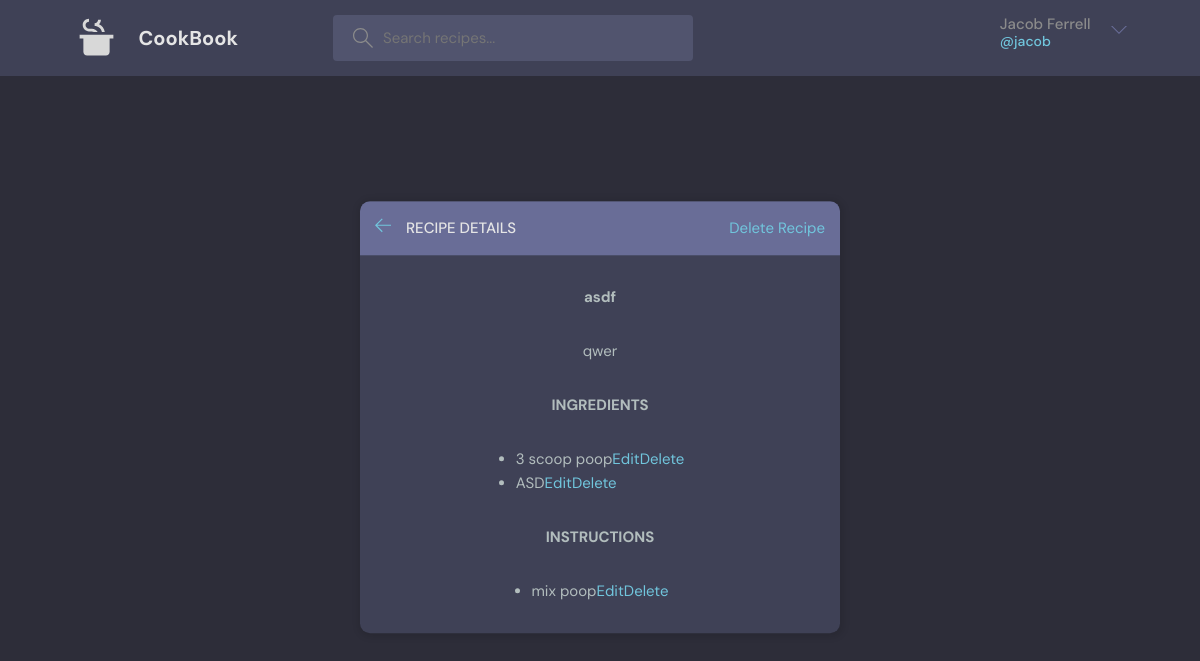
Before: /recipe/18/ (signed in) with the older database file.
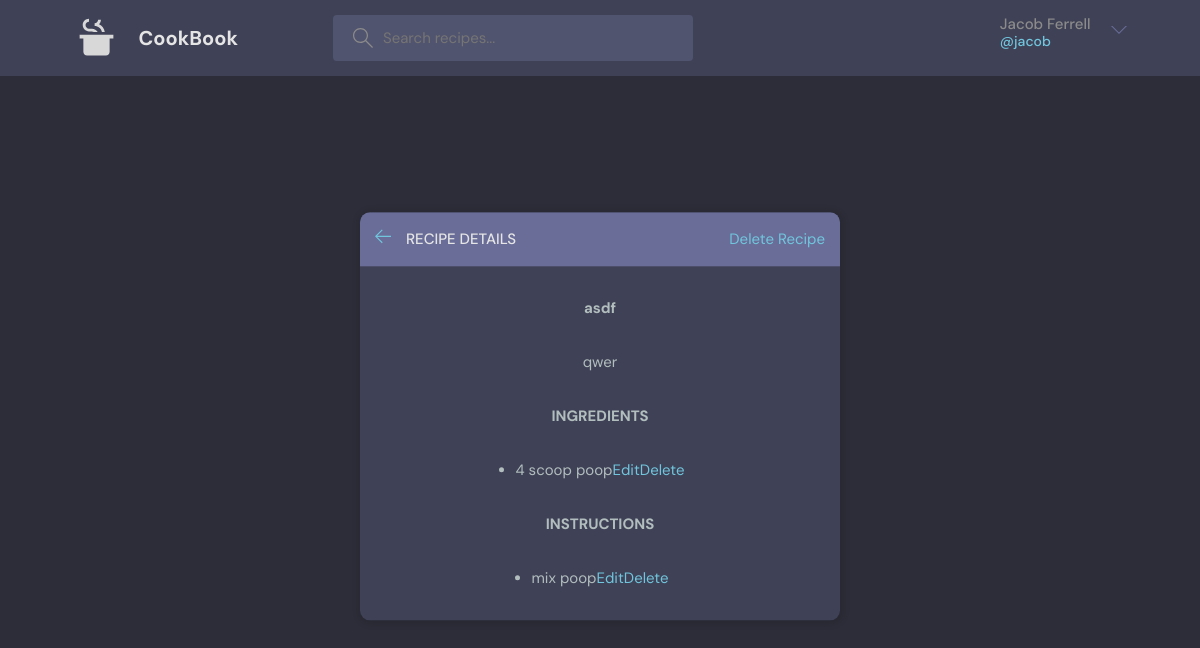
After: the same page with the newer database file.
### recipes/models.py (models this page shows, shortened)
class Ingredient(models.Model):
    recipe = models.ForeignKey(Recipe, on_delete=models.CASCADE)
    text = models.TextField(null=False)
    created_at = models.DateTimeField(auto_now_add=True)
    updated = models.DateTimeField(auto_now=True)

class Instruction(models.Model):
    text = models.TextField(null=False)
    recipe = models.ForeignKey(Recipe, on_delete=models.CASCADE)
    created_at = models.DateTimeField(auto_now_add=True)
    updated = models.DateTimeField(auto_now=True)

### recipes/views.py (the view, shortened to what this page needs)
# urls.py: path('recipe/<str:pk>/', views.recipe, name='recipe'),
def recipe(request, pk):
    is_favorite = False
    if 'recipe' not in pk:
        recipe = Recipe.objects.get(id=pk)
        recipe_dict = {
            'name': recipe.name,
            'description': recipe.description,
            'author': recipe.author,
            'ingredients': Ingredient.objects.filter(recipe=recipe),
            'instructions': Instruction.objects.filter(recipe=recipe)
        }
        recipe = recipe_dict
        type = 'own'
    recipe_id = pk
    context = {'recipe': recipe, 'recipe_id': recipe_id, 'type': type, 'is_favorite': is_favorite}
    return render(request, 'recipes/recipe.html', context)

### recipes/templates/recipes/recipe.html (shortened to what this page needs)
{% extends 'main.html' %}
{% load static %}
{% block content %}
<main class="update-account layout">
  <div class="container">
      <div class="layout__box">
          <div class="layout__boxHeader">
              <div class="layout__boxTitle">
                  <a class="go-back" href="{{request.META.HTTP_REFERER}}">
                      <svg version="1.1" xmlns="http://www.w3.org/2000/svg" width="32" height="32"
                          viewBox="0 0 32 32">
                          <title>arrow-left</title>
                          <path
                              d="M13.723 2.286l-13.723 13.714 13.719 13.714 1.616-1.611-10.96-10.96h27.625v-2.286h-27.625l10.965-10.965-1.616-1.607z">
                          </path>
                      </svg>
                  </a>
                  <h3>Recipe Details</h3>
              </div>
              {% if request.user == recipe.author %}
              <a href="{% url 'delete-recipe' recipe_id %}">Delete Recipe</a>
              {% endif %}
          </div>
          <div class="layout__body">
            {% if type != 'own' %}
            <h1>{{recipe.label}}</h1>
            <img src="{{recipe.images.LARGE.url}}" alt="Recipe Image">
            <div>
              <h1>INGREDIENTS</h1>
              <ul>
                {% for ingredient in recipe.ingredientLines %}
                <li>{{ingredient}}</li>
              {% endfor %}
              </ul>
              <a href="{{recipe.shareAs}}">View Preparation Instructions and Nutrional Info</a>
            </div>
            {% else %}
            <h1>{{recipe.name}}</h1>
            <p>{{recipe.description}}</p>
            <h1>INGREDIENTS</h1>
            <form>
            <ul>
              {% for ingredient in recipe.ingredients %}
                {% if request.user == recipe.author %}
                <li>{{ingredient.text}}<a data-id="{{ingredient.id}}" data-prev="{{ingredient.text}}" data-type="ingredient" href="javascript:void(0)" onclick="editItem(event)">Edit</a><a data-type="ingredient" data-id="{{ingredient.id}}" href="javascript:void(0)" onclick="deleteItem(event)">Delete</a></li>
                {% else %}
                <li>{{ingredient.text}}</li>
                {% endif %}
              {% endfor %}
            </ul>
          </form>
            <h1>INSTRUCTIONS</h1>
            <ul>
              {% for instruction in recipe.instructions %}
                {% if request.user == recipe.author %}
                  <li>{{instruction.text}}<a data-id="{{instruction.id}}" data-prev="{{instruction.text}}" data-type="instruction" href="javascript:void(0)" onclick="editItem(event)">Edit</a><a data-type="instruction" data-id="{{instruction.id}}" href="javascript:void(0)" onclick="deleteItem(event)">Delete</a></li>
                {% else %}
                  <li>{{instruction.text}}</li>
                  {% endif %}
              {% endfor %}
            </ul>
            {% endif %}
          </div>
      </div>
  </div>
</main>
{% endblock content %}

Changed rows visible on the page:
removed Ingredient: text "ASD"
changed Ingredient: text "3 scoop poop" → "4 scoop poop"
